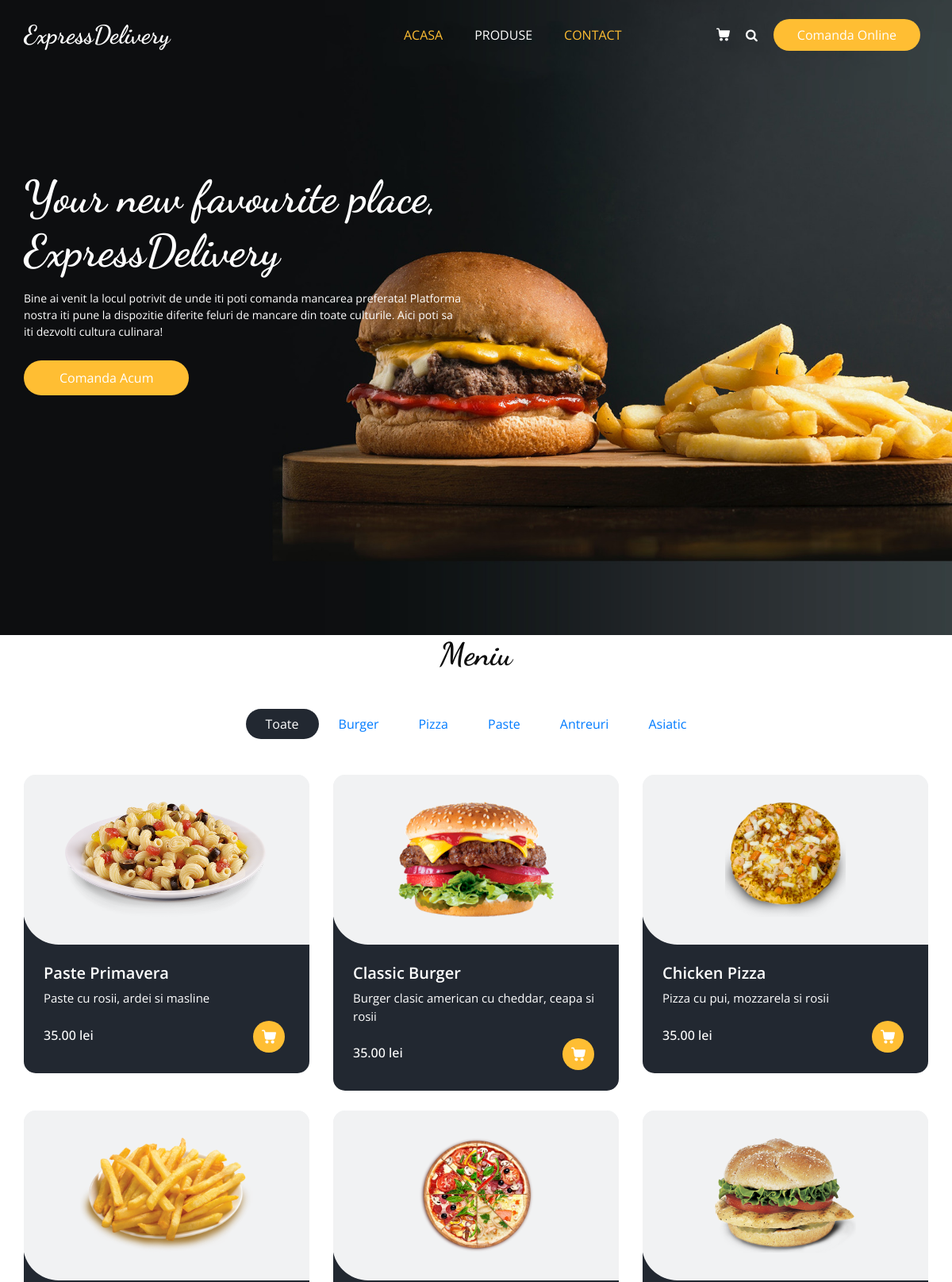
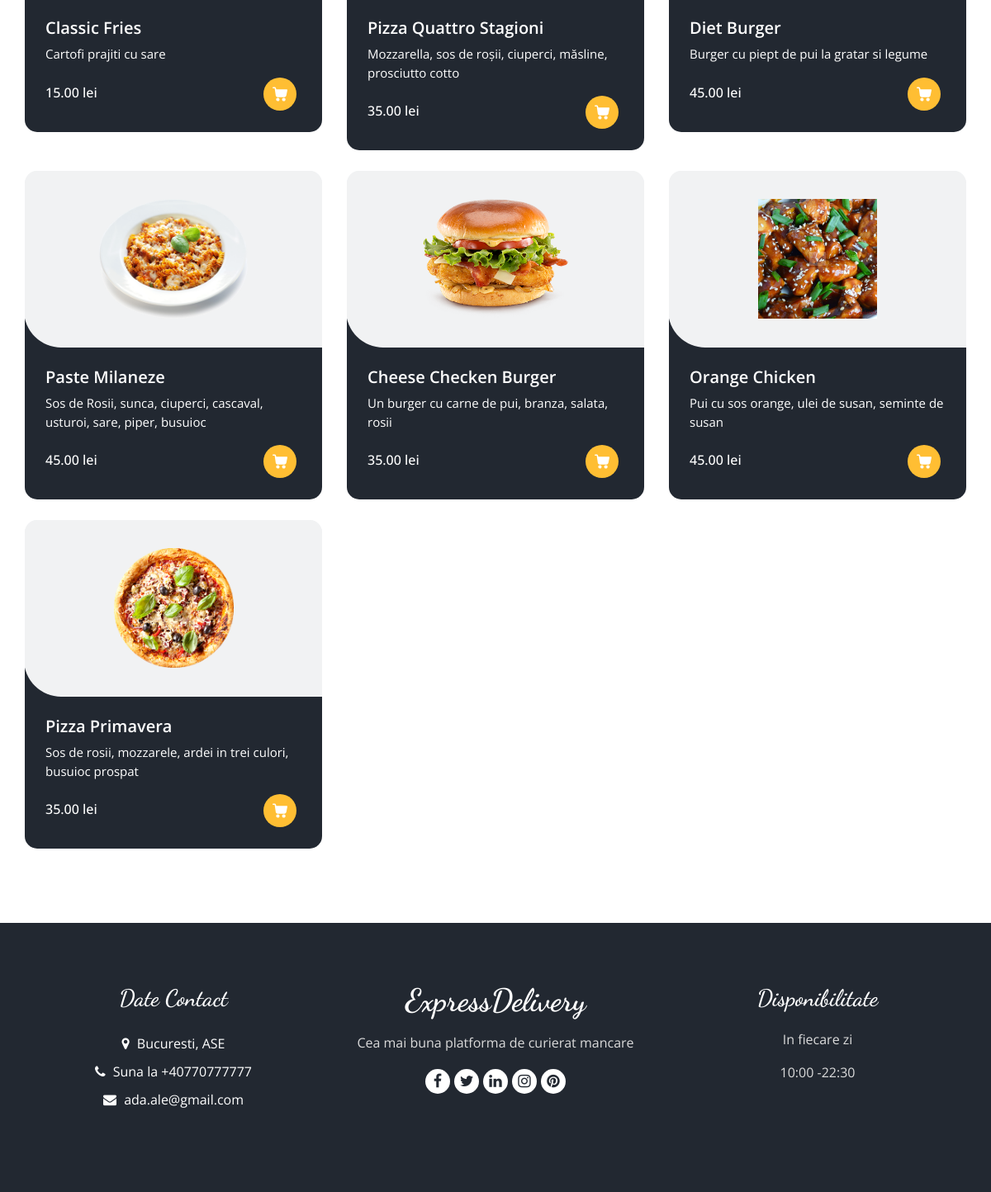
/products.php, run on the app's committed database (2 pictures, top to bottom).
### tables this page shows
CREATE TABLE IF NOT EXISTS `products` (
  `product_id` int(11) NOT NULL AUTO_INCREMENT,
  `product_name` varchar(100) NOT NULL,
  `product_description` varchar(255) NOT NULL,
  `product_category` varchar(255) DEFAULT 'none',
  `product_type` varchar(255) DEFAULT 'none',
  `product_image` varchar(255) NOT NULL,
  `product_price` decimal(6,2) NOT NULL,  
  `product_special_offer` integer(2) NOT NULL,
  PRIMARY KEY (`product_id`)
);

### get_products.php (called while the page is built)
<?php
include("connection.php");
$stmt = $conn->prepare("SELECT * FROM products");
$stmt->execute();
$products = $stmt->get_result();
?>

### products.php (the view, shortened to what this page needs)
<?php include('header.php') ?>
  <section class="food_section layout_padding-bottom">
    <div class="container">
      <div class="heading_container heading_center">
        <h2>
          Meniu
        </h2>
      </div>
      <ul class="filters_menu">
        <a href="products.php">
        <li class="<?php if(!isset($_GET['category'])){ echo 'active';} ?>" data-filter="*">Toate</li>
        </a>
        <a href="products.php?category=burger">
        <li class="<?php if(isset($_GET['category']) && $_GET['category']=='burger'){ echo 'active';} ?>" >Burger</li>
        </a>
        <a href="products.php?category=pizza">
        <li class="<?php if(isset($_GET['category']) && $_GET['category']=='pizza'){ echo 'active';} ?>">Pizza</li>
        </a>
        <a href="products.php?category=paste">
        <li class="<?php if(isset($_GET['category']) && $_GET['category']=='paste'){ echo 'active';} ?>">Paste</li>
        </a>
        <a href="products.php?category=antreuri">
        <li class="<?php if(isset($_GET['category']) && $_GET['category']=='antreuri'){ echo 'active';} ?>">Antreuri</li>
        </a>
        <a href="products.php?category=asiatic">
        <li class="<?php if(isset($_GET['category']) && $_GET['category']=='asiatic'){ echo 'active';} ?>">Asiatic</li>
        </a>
      </ul>
      <?php include('get_products.php');?>
      <div class="filters-content">
        <div class="row grid">
        <?php foreach($products as $product){ ?>
          <?php if(isset($_GET['category'])){ ?>
            <?php if($_GET['category'] == $product['product_category']) { ?>
          <div class="col-sm-6 col-lg-4 all pizza">
            <div class="box">
              <div>
                <div class="img-box">
                  <img src="assets/images/<?php echo $product['product_image']; ?>" alt="">
                </div>
                <div class="detail-box">
                  <h5>
                    <?php echo $product['product_name']; ?>
                  </h5>
                  <p>
                  <?php echo $product['product_description']; ?>
                  </p>
                  <div class="options">
                    <h6>
                    <?php echo $product['product_price']; ?> lei
                    </h6>
                    <form method="POST" action="cart.php">
                      <input type="hidden" name="product_id" value="<?php echo $product['product_id']; ?>">
                      <input type="hidden" name="product_name" value="<?php echo $product['product_name']; ?>">
                      <input type="hidden" name="product_price" value="<?php echo $product['product_price']; ?>">
                      <input type="hidden" name="product_special_offer" value="<?php echo $product['product_special_offer']; ?>">
                      <input type="hidden" name="product_image" value="<?php echo $product['product_image']; ?>">
                      <input type="hidden" name="product_quantity" value="1">
                      <button type="submit" name="add_to_cart" style="background: none; border:none">
                        <a >
                        <svg version="1.1" id="Capa_1" xmlns="http://www.w3.org/2000/svg" xmlns:xlink="http://www.w3.org/1999/xlink" x="0px" y="0px" viewBox="0 0 456.029 456.029" style="enable-background:new 0 0 456.029 456.029;" xml:space="preserve">
                          <g>
                            <g>
                              <path d="M345.6,338.862c-29.184,0-53.248,23.552-53.248,53.248c0,29.184,23.552,53.248,53.248,53.248
                          c29.184,0,53.248-23.552,53.248-53.248C398.336,362.926,374.784,338.862,345.6,338.862z" />
                            </g>
                          </g>
                          <g>
                            <g>
                              <path d="M439.296,84.91c-1.024,0-2.56-0.512-4.096-0.512H112.64l-5.12-34.304C104.448,27.566,84.992,10.67,61.952,10.67H20.48
                          C9.216,10.67,0,19.886,0,31.15c0,11.264,9.216,20.48,20.48,20.48h41.472c2.56,0,4.608,2.048,5.12,4.608l31.744,216.064
                          c4.096,27.136,27.648,47.616,55.296,47.616h212.992c26.624,0,49.664-18.944,55.296-45.056l33.28-166.4
                          C457.728,97.71,450.56,86.958,439.296,84.91z" />
                            </g>
                          </g>
                          <g>
                            <g>
                              <path d="M215.04,389.55c-1.024-28.16-24.576-50.688-52.736-50.688c-29.696,1.536-52.224,26.112-51.2,55.296
                          c1.024,28.16,24.064,50.688,52.224,50.688h1.024C193.536,443.31,216.576,418.734,215.04,389.55z" />
                            </g>
                          </g>
                          <g>
                          </g>
                          <g>
                          </g>
                          <g>
                          </g>
                          <g>
                          </g>
                          <g>
                          </g>
                          <g>
                          </g>
                          <g>
                          </g>
                          <g>
                          </g>
                          <g>
                          </g>
                          <g>
                          </g>
                          <g>
                          </g>
                          <g>
                          </g>
                          <g>
                          </g>
                          <g>
                          </g>
                          <g>
                          </g>
                        </svg>
                        </a>
                      </button>
                    </form>
                  </div>
                </div>
              </div>
            </div>
          </div>
          <?php } ?>
          <?php } else{ ?>
            <div class="col-sm-6 col-lg-4 all pizza">
              <div class="box">
              <div>
                <div class="img-box">
                  <img src="assets/images/<?php echo $product['product_image']; ?>" alt="">
                </div>
                <div class="detail-box">
                  <h5>
                    <?php echo $product['product_name']; ?>
                  </h5>
                  <p>
                  <?php echo $product['product_description']; ?>
                  </p>
                  <div class="options">
                    <h6>
                    <?php echo $product['product_price']; ?> lei
                    </h6>
                    <form method="POST" action="cart.php">
                      <button type="submit" name="add_to_cart" style="background: none; border:none">
                        <a >
                        </a>
                      </button>
                    </form>
                  </div>
                </div>
              </div>
            </div>
          </div>
          <?php } ?>
          <?php } ?>
        </div>
      </div>
    </div>
  </section>
 <?php include('footer.php') ?>

### header.php (shortened to what this page needs)
<!DOCTYPE html>
<html>
<head>
  <link rel="stylesheet" type="text/css" href="assets/css/bootstrap.css" />
  <link rel="stylesheet" type="text/css" href="https://cdnjs.cloudflare.com/ajax/libs/OwlCarousel2/2.3.4/assets/owl.carousel.min.css" />
  <link rel="stylesheet" href="https://cdnjs.cloudflare.com/ajax/libs/jquery-nice-select/1.1.0/css/nice-select.min.css" />
  <link href="assets/css/font-awesome.min.css" rel="stylesheet" />
  <link href="assets/css/style.css" rel="stylesheet" />
  <link href="assets/css/responsive.css" rel="stylesheet" />
</head>
<body>
  <div class="hero_area">
    <div class="bg-box">
      <img src="assets/images/hero-bg.jpg" alt="">
    </div>
    <header class="header_section">
      <div class="container">
        <nav class="navbar navbar-expand-lg custom_nav-container ">
          <a class="navbar-brand" href="index.html">
            <span>
            ExpressDelivery
            </span>
          </a>
          <div class="collapse navbar-collapse" id="navbarSupportedContent">
            <ul class="navbar-nav  mx-auto ">
              <li class="nav-item active">
                <a class="nav-link" href="index.php">Acasa <span class="sr-only">(current)</span></a>
              </li>
              <li class="nav-item">
                <a class="nav-link" href="products.php">Produse</a>
              </li>
              <li class="nav-item active">
                <a class="nav-link" href="about.php">Contact <span class="sr-only">(current)</span> </a>
              </li>
            </ul>
            <div class="user_option">
              <a class="cart_link" href="cart.php">
              </a>
              <form class="form-inline">
                <a class="btn  my-2 my-sm-0 nav_search-btn" href="products.php">
                  <i class="fa fa-search" aria-hidden="true"></i>
                </a>
              </form>
              <a href="checkout.php" class="order_online">
                Comanda Online
              </a>
            </div>
          </div>
        </nav>
      </div>
    </header>
    <section class="slider_section ">
      <div id="customCarousel1" class="carousel slide" data-ride="carousel">
        <div class="carousel-inner">
          <div class="carousel-item active">
            <div class="container ">
              <div class="row">
                <div class="col-md-7 col-lg-6 ">
                  <div class="detail-box">
                    <h1>
                      Your new favourite place, ExpressDelivery
                    </h1>
                    <p>
                     Bine ai venit la locul potrivit de unde iti poti comanda mancarea preferata! Platforma nostra iti pune la dispozitie diferite feluri de mancare din toate culturile. Aici poti sa iti dezvolti cultura culinara!
                    </p>
                    <div class="btn-box">
                      <a href="checkout.php" class="btn1">
                        Comanda Acum
                      </a>
                    </div>
                  </div>
                </div>
              </div>
            </div>
          </div>
        </div>
    </section>
  </div>
</body>
</html>

### footer.php (shortened to what this page needs)
<footer class="footer_section">
    <div class="container">
      <div class="row">
        <div class="col-md-4 footer-col">
          <div class="footer_contact">
            <h4>
              Date Contact
            </h4>
            <div class="contact_link_box">
              <a href="">
                <i class="fa fa-map-marker" aria-hidden="true"></i>
                <span>
                  Bucuresti, ASE
                </span>
              </a>
              <a href="">
                <i class="fa fa-phone" aria-hidden="true"></i>
                <span>
                  Suna la +40770777777
                </span>
              </a>
              <a href="">
                <i class="fa fa-envelope" aria-hidden="true"></i>
                <span>
                  ada.ale@gmail.com
                </span>
              </a>
            </div>
          </div>
        </div>
        <div class="col-md-4 footer-col">
          <div class="footer_detail">
            <a href="" class="footer-logo">
              ExpressDelivery
            </a>
            <p>
              Cea mai buna platforma de curierat mancare
            </p>
            <div class="footer_social">
              <a href="http://facebook.com/">
                <i class="fa fa-facebook" aria-hidden="true"></i>
              </a>
              <a href="http://twitter.com/">
                <i class="fa fa-twitter" aria-hidden="true"></i>
              </a>
              <a href="http://linkedin.com/">
                <i class="fa fa-linkedin" aria-hidden="true"></i>
              </a>
              <a href="http://instagram.com/">
                <i class="fa fa-instagram" aria-hidden="true"></i>
              </a>
              <a href="http://pinterest.com/">
                <i class="fa fa-pinterest" aria-hidden="true"></i>
              </a>
            </div>
          </div>
        </div>
        <div class="col-md-4 footer-col">
          <h4>
            Disponibilitate
          </h4>
          <p>
            In fiecare zi
          </p>
          <p>
            10:00 -22:30
          </p>
        </div>
      </div>
    </div>
  </footer>

### assets/css/responsive.css (style rules this page uses)
@media (min-width: 1200px) { .container { max-width: 1170px; } }

### data on the page
products: product_image (picture), product_name "Paste Primavera", product_description "Paste cu rosii, ardei si masline", product_price "35.00"
products: product_image (picture), product_name "Classic Burger", product_description "Burger clasic american cu cheddar, ceapa si rosii", product_price "35.00"
products: product_image (picture), product_name "Chicken Pizza", product_description "Pizza cu pui, mozzarela si rosii", product_price "35.00"
products: product_image (picture), product_name "Classic Fries", product_description "Cartofi prajiti cu sare", product_price "15.00"
products: product_image (picture), product_name "Pizza Quattro Stagioni", product_description "Mozzarella, sos de roșii, ciuperci, măsline, prosciutto cotto", product_price "35.00"
products: product_image (picture), product_name "Diet Burger", product_description "Burger cu piept de pui la gratar si legume", product_price "45.00"
products: product_image (picture), product_name "Paste Milaneze", product_description "Sos de Rosii, sunca, ciuperci, cascaval, usturoi, sare, piper, busuioc", product_price "45.00"
products: product_image (picture), product_name "Cheese Checken Burger", product_description "Un burger cu carne de pui, branza, salata, rosii", product_price "35.00"
products: product_image (picture), product_name "Orange Chicken", product_description "Pui cu sos orange, ulei de susan, seminte de susan", product_price "45.00"
products: product_image (picture), product_name "Pizza Primavera", product_description "Sos de rosii, mozzarele, ardei in trei culori, busuioc prospat", product_price "35.00"
